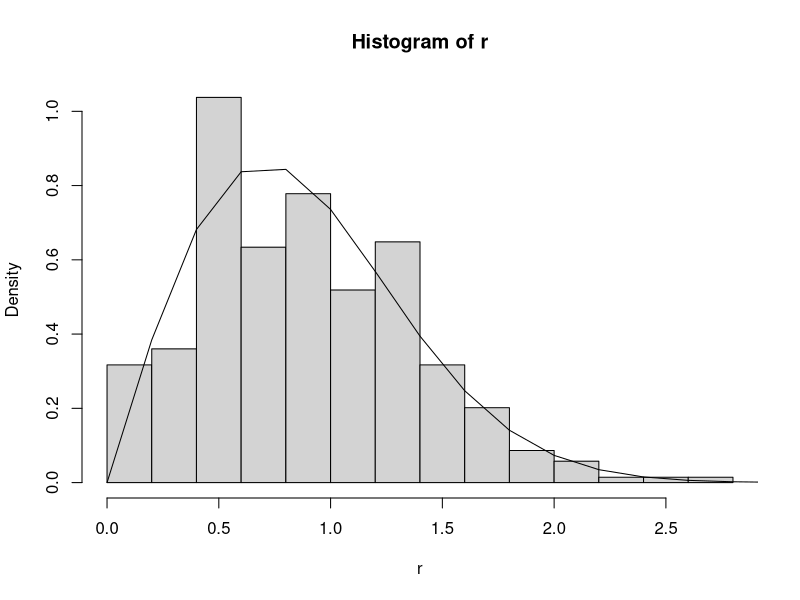

Source code (R): (Note: this script raises an error after producing the figure.)
## ---- chunk 1
knitr::opts_chunk$set(echo = TRUE)
## ---- chunk 2
hora.inicio <- "2021-06-06 18:30:00"
hora.final <- "2021-06-07 00:30:00"

valpha <- 2
vlambda <- 1

r <- rweibull(347, valpha, vlambda)
hist(r, freq = FALSE, breaks = 12)
curve(dweibull(x, valpha, vlambda), 0, 20, add = TRUE)

write.csv(r, "data/horas weibull.csv")
summary(r)
